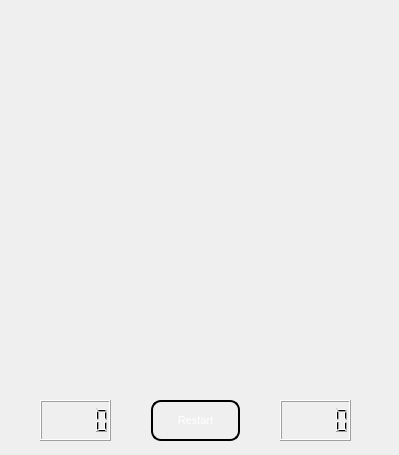
<?xml version="1.0" encoding="UTF-8"?>
<ui version="4.0">
 <class>GameForm</class>
 <widget class="QWidget" name="GameForm">
  <property name="geometry">
   <rect>
    <x>0</x>
    <y>0</y>
    <width>399</width>
    <height>455</height>
   </rect>
  </property>
  <property name="sizePolicy">
   <sizepolicy hsizetype="Preferred" vsizetype="Preferred">
    <horstretch>0</horstretch>
    <verstretch>0</verstretch>
   </sizepolicy>
  </property>
  <property name="font">
   <font>
    <family>MS Shell Dlg 2</family>
    <pointsize>8</pointsize>
    <weight>75</weight>
    <bold>true</bold>
   </font>
  </property>
  <property name="cursor">
   <cursorShape>ArrowCursor</cursorShape>
  </property>
  <property name="focusPolicy">
   <enum>Qt::StrongFocus</enum>
  </property>
  <property name="windowTitle">
   <string>Bit-Biter</string>
  </property>
  <property name="windowIcon">
   <iconset resource="fonts.qrc">
    <normaloff>:/fonts/fonts/icon.png</normaloff>:/fonts/fonts/icon.png</iconset>
  </property>
  <property name="styleSheet">
   <string notr="true"/>
  </property>
  <widget class="QPushButton" name="game_reset">
   <property name="geometry">
    <rect>
     <x>150</x>
     <y>400</y>
     <width>91</width>
     <height>41</height>
    </rect>
   </property>
   <property name="font">
    <font>
     <weight>50</weight>
     <italic>false</italic>
     <bold>false</bold>
    </font>
   </property>
   <property name="styleSheet">
    <string notr="true">QPushButton {    
    min-height: 1.5em;    
    font: 1em;   
    margin: 0 1px 0 1px;   
    color: white;    
    background-color: qlineargradient(x1: 0, y1: 0, x2: 0, y2: 1,
                                      stop: 0 #000000, stop: 1 #CCCCCC);
    
    border-style: outset;    
    border-radius: 10px;
    border-width: 2px;   
    border-color: #000000;
}
 

QPushButton:pressed {    
    background-color: qlineargradient(x1: 0, y1: 0, x2: 0, y2: 1,
                                      stop: 0 #CCCCCC, stop: 1 #000000);
}</string>
   </property>
   <property name="text">
    <string>Restart</string>
   </property>
  </widget>
  <widget class="QLCDNumber" name="time_left">
   <property name="geometry">
    <rect>
     <x>280</x>
     <y>400</y>
     <width>71</width>
     <height>41</height>
    </rect>
   </property>
  </widget>
  <widget class="QLCDNumber" name="score">
   <property name="geometry">
    <rect>
     <x>40</x>
     <y>400</y>
     <width>71</width>
     <height>41</height>
    </rect>
   </property>
  </widget>
 </widget>
 <resources>
  <include location="fonts.qrc"/>
 </resources>
 <connections/>
</ui>
